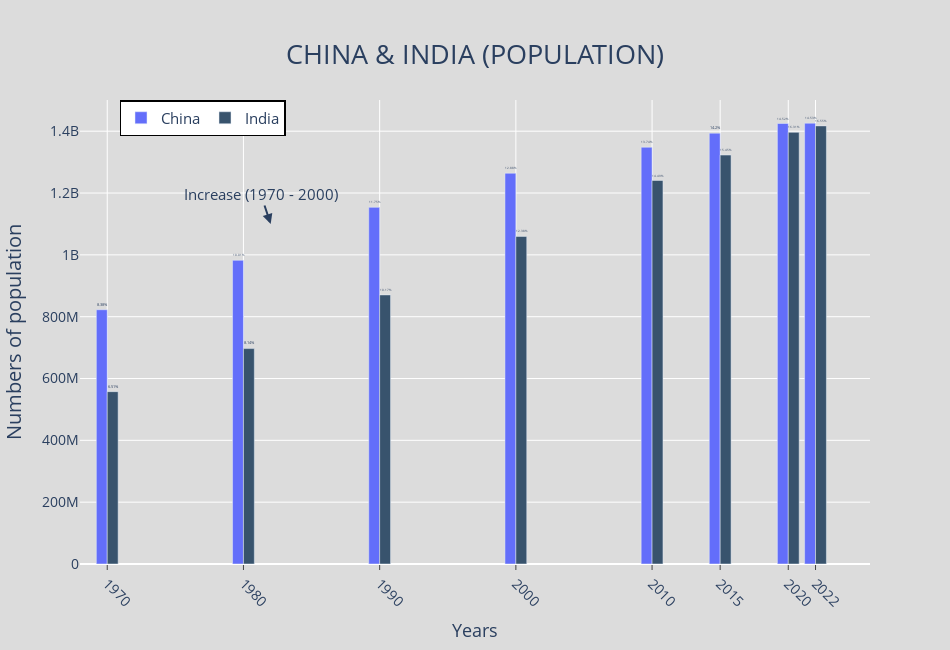

Write notebook code for a chart like this one.
### Code cell
fig = go.Figure()
fig.add_trace(go.Bar(x = df_china_india.index, y = df_china_india["China"], 
                     name = "China", textposition = "outside",
                     text = round(df_china_india["China"] /\
                                  (df_china_india["China"].sum()) * 100, 2).apply(lambda x: f"{x}%"), 
                     textfont = dict(size = 100)
                     ))

fig.add_trace(go.Bar(x = df_china_india.index, y = df_china_india["India"],
                     name = "India", marker_color = "rgb(56, 83, 109)", 
                     text = round(df_china_india["India"] /\
                                  (df_china_india["India"].sum()) * 100, 2).apply(lambda x: f"{x}%"), 
                     textposition = "outside", textfont = dict(size = 100)))

fig.update_layout(hovermode = "x", title = "CHINA & INDIA (POPULATION)", titlefont = dict(size = 27), 
                 title_x = 0.5, title_y = 0.93, width = 950, height = 650,
                 legend = dict(orientation = "h", 
                              xanchor = "left", x = 0.05, yanchor = "top", y = 1, font_size = 15, 
                              bgcolor = "White", bordercolor = "Black", borderwidth = 1.5),
                 showlegend = True, 
                 
                 xaxis = dict(title = "Years", titlefont = dict(size = 18), tickfont = dict(size = 14), 
                             tickmode = "array", tickangle = 45, ticks = "outside", showgrid = True, 
                             tickvals  = [1970, 1980, 1990, 2000, 2010, 2015, 2020, 2022]),
                  
                  
                 yaxis = dict(title = "Numbers of population", titlefont = dict(size = 20),
                             tickfont = dict(size = 14), ticktext = [0, "200M", "400M",
                                                                     "600M", "800M"], 
                             tickvals = [0, 200_000_000, 400_000_000, 600_000_000,
                                        800_000_000, 1_000_000_000, 1_200_000_000, 1_400_000_000]),
                 paper_bgcolor = "rgb(220, 220, 220)", plot_bgcolor = "rgb(220, 220, 220)")


fig.update_traces(hoverinfo = "x+y+name+text")
fig.add_annotation(x = 1982, y = 1_100_000_000, text = "Increase (1970 - 2000)",
                  font = dict(size = 15), hovertext = "population increased evenly 1970 - 2000",
                  arrowwidth = 2, arrowhead = 2, showarrow = True)

fig.update_xaxes(range=[1968, 2026])

# plt.tight_layout()
fig.show()

### Figure 1 — Plotly figure (JSON) as saved in the notebook; plotly's stock layout.template omitted (floating-point values rounded to 4 significant figures)
{"data": [{"hoverinfo": "x+y+name+text", "name": "China", "text": ["14.53%", "14.52%", "14.2%", "13.74%", "12.88%", "11.75%", "10.01%", "8.38%"], "textfont": {"size": 100}, "textposition": "outside", "type": "bar", "x": [2022, 2020, 2015, 2010, 2000, 1990, 1980, 1970], "y": [1425887337, 1424929781, 1393715448, 1348191368, 1264099069, 1153704252, 982372466, 822534450]}, {"hoverinfo": "x+y+name+text", "marker": {"color": "rgb(56, 83, 109)"}, "name": "India", "text": ["16.55%", "16.31%", "15.45%", "14.49%", "12.38%", "10.17%", "8.14%", "6.51%"], "textfont": {"size": 100}, "textposition": "outside", "type": "bar", "x": [2022, 2020, 2015, 2010, 2000, 1990, 1980, 1970], "y": [1417173173, 1396387127, 1322866505, 1240613620, 1059633675, 870452165, 696828385, 557501301]}], "layout": {"annotations": [{"arrowhead": 2, "arrowwidth": 2, "font": {"size": 15}, "hovertext": "population increased evenly 1970 - 2000", "showarrow": true, "text": "Increase (1970 - 2000)", "x": 1982, "y": 1100000000}], "height": 650, "hovermode": "x", "legend": {"bgcolor": "White", "bordercolor": "Black", "borderwidth": 1.5, "font": {"size": 15}, "orientation": "h", "x": 0.05, "xanchor": "left", "y": 1, "yanchor": "top"}, "paper_bgcolor": "rgb(220, 220, 220)", "plot_bgcolor": "rgb(220, 220, 220)", "showlegend": true, "title": {"font": {"size": 27}, "text": "CHINA & INDIA (POPULATION)", "x": 0.5, "y": 0.93}, "width": 950, "xaxis": {"range": [1968, 2026], "showgrid": true, "tickangle": 45, "tickfont": {"size": 14}, "tickmode": "array", "ticks": "outside", "tickvals": [1970, 1980, 1990, 2000, 2010, 2015, 2020, 2022], "title": {"font": {"size": 18}, "text": "Years"}}, "yaxis": {"tickfont": {"size": 14}, "ticktext": [0, "200M", "400M", "600M", "800M"], "tickvals": [0, 200000000, 400000000, 600000000, 800000000, 1000000000, 1200000000, 1400000000], "title": {"font": {"size": 20}, "text": "Numbers of population"}}}}
